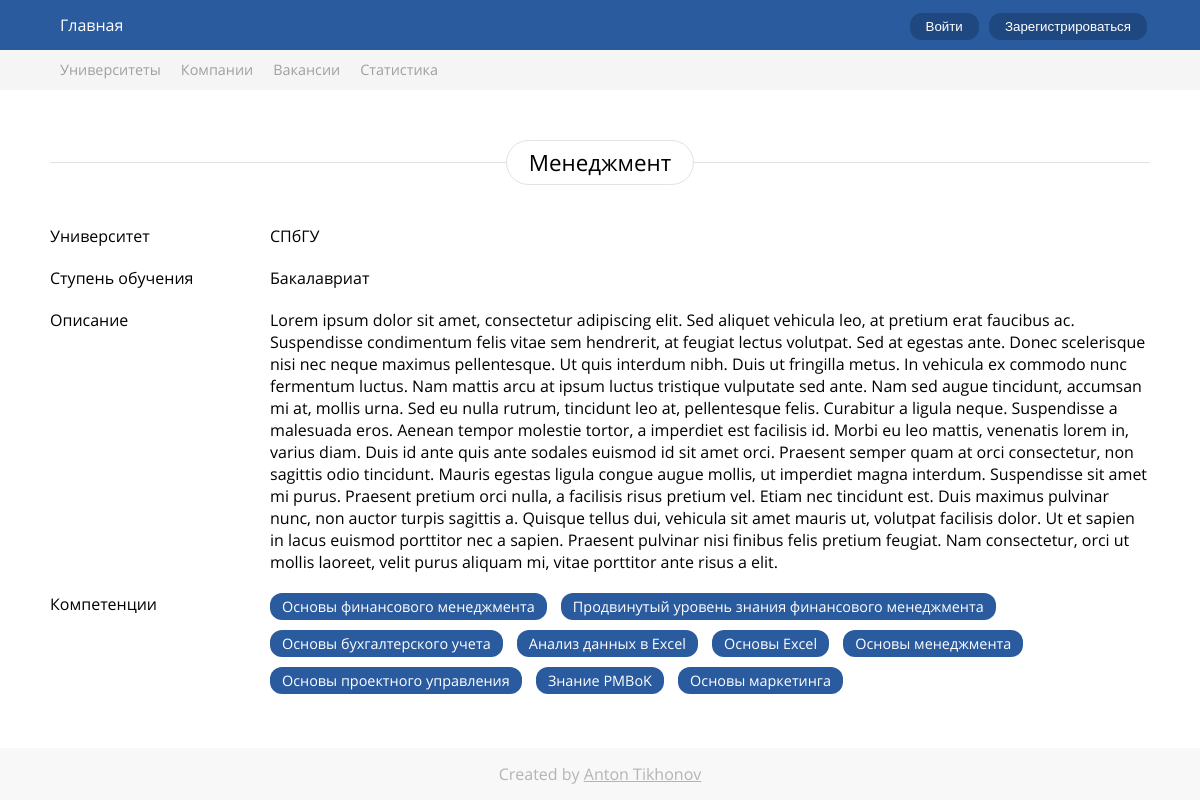
Screenshot of /program/115/ with the database file from the repository.
### main/models.py (models this page shows, shortened)
class UniversityProgram(models.Model):
    university = models.ForeignKey(University, on_delete=models.CASCADE)
    title = models.CharField(max_length=100)
    description = models.TextField(null=True)
    degree = models.CharField(choices=DEGREE, default=None, max_length=3)
    competencies = models.ManyToManyField(Competency, null=True, default=None)

class University(models.Model):
    user = models.ForeignKey(User, on_delete=models.CASCADE)
    title = models.CharField(max_length=40)
    foundation_year = models.IntegerField()
    description = models.TextField(null=True)
    city = models.CharField(max_length=40, null=True, blank=True)
    verified = models.BooleanField(default=False)
    bg_src = models.CharField(max_length=200, null=True, blank=True, default='http://2bddea4c.ngrok.io/static/img/no-image.jpg')
    icon_src = models.CharField(max_length=200, null=True, blank=True)
    def __str__(self):
        return '%s' % (self.title)

class Competency(models.Model):
    title = models.CharField(max_length=150)
    subject_area = models.ForeignKey(SubjectArea, on_delete=models.CASCADE)
    def __str__(self):
        return '%s' % (self.title)

### main/views.py (the view)
# urls.py: path('program/<int:pk>/', views.display_program, name='display_program'),
def display_program(request, pk):
    program = UniversityProgram.objects.get(pk=pk)
    return render(
        request,
        'main/display_program.html',
        {
            'university': program.university,
            'title': program.title,
            'description': program.description,
            'degree': program.degree,
            'competencies': program.competencies.all(),
            'program': program
        }
    )

### main/templates/main/display_program.html
{% extends 'base.html' %}
{% block css %}
{% load static %}
<link rel="stylesheet" href="{% static 'css/pages.css' %}" />
{% endblock %}
{% block additionals %}
{% load static %}
{% endblock %}
{% block main %}
<div class="page-displayprogram">
  <div class="page-mainheader">
    <h1>{{ title }}</h1>
  </div>
  <div class="infoline clearfix">
    <div class="infoline-title">
      Университет
    </div>
    <div class="infoline-data">
      {{ university }}
    </div>
  </div>
  <div class="infoline clearfix">
    <div class="infoline-title">
      Ступень обучения
    </div>
    <div class="infoline-data">
      {{ program.get_degree_display }}
    </div>
  </div>
  <div class="infoline clearfix">
    <div class="infoline-title">
      Описание
    </div>
    <div class="infoline-data">
      {{ description }}
    </div>
  </div>
  <div class="infoline clearfix">
    <div class="infoline-title">
      Компетенции
    </div>
    <div class="infoline-data">
      {% for competency in competencies %}
      <span class="competency-pill">{{ competency }}</span>
      {% endfor %}
    </div>
  </div>
</div>
{% endblock %}

### main/static/css/style.css (style rules this page uses)
:root { --main-bg-color: #295b9e; --main-bg-color-hover: #3574c7; }
* { margin: 0; padding: 0; }
body, html { width: 100%; height: 100%; }
body { font-family: Open Sans; }
.clearfix::after { display: block; clear: both; content: ''; }
.competency-pill { position: relative; display: inline-block; margin-right: 10px; margin-bottom: 10px; padding: 4px 12px; padding-right: 26px; background: var(--main-bg-color); color: white; font-size: .9em; border-radius: 12px; opacity: 0; visibility: hidden; transition: .2s ease-out; }
.page-mainheader { background: linear-gradient(to top, white 0%, white 49%, rgb(190, 190, 190) calc(49% + 1px), white calc(49% + 1px)); text-align: center; }
.page-mainheader h1 { display: inline-block; padding: 6px 22px; background: white; font-size: 1.4em; font-weight: normal; border: 1px solid #e2e2e2; border-radius: 24px; }

### main/static/css/pages.css (style rules this page uses)
.page-displayprogram { width: 1100px; margin: 0 auto; }
.page-displayprogram .page-mainheader { margin: 50px 0 40px 0; }
.page-displayprogram .infoline { margin: 20px 0; }
.page-displayprogram .infoline .infoline-title { float: left; width: 20%; }
.page-displayprogram .infoline .infoline-data { float: left; width: 80%; }
.page-displayprogram .competency-pill { opacity: 1; visibility: visible; padding-right: 12px; }

### rows the page displays
UniversityProgram: title "Менеджмент", degree "Бакалавриат", description "Lorem ipsum dolor sit amet, consectetur adipiscing elit. Sed aliquet vehicula leo, at pretium erat faucibus ac. Suspendisse condimentum felis vitae sem hendrerit, at feugiat lectus volutpat. Sed at egestas ante. Donec scelerisque nisi nec neque maximus pellentesque. Ut quis interdum nibh. Duis ut fringilla metus. In vehicula ex commodo nunc fermentum luctus. Nam mattis arcu at ipsum luctus tristique vulputate sed ante. Nam sed augue tincidunt, accumsan mi at, mollis urna. Sed eu nulla rutrum, tincidunt leo at, pellentesque felis. Curabitur a ligula neque. Suspendisse a malesuada eros. Aenean tempor molestie tortor, a imperdiet est facilisis id. Morbi eu leo mattis, venenatis lorem in,…"
University: title "СПбГУ"
Competency: title "Основы финансового менеджмента"
Competency: title "Продвинутый уровень знания финансового менеджмента"
Competency: title "Основы бухгалтерского учета"
Competency: title "Анализ данных в Excel"
Competency: title "Основы Excel"
Competency: title "Основы менеджмента"
Competency: title "Основы проектного управления"
Competency: title "Знание PMBoK"
Competency: title "Основы маркетинга"
